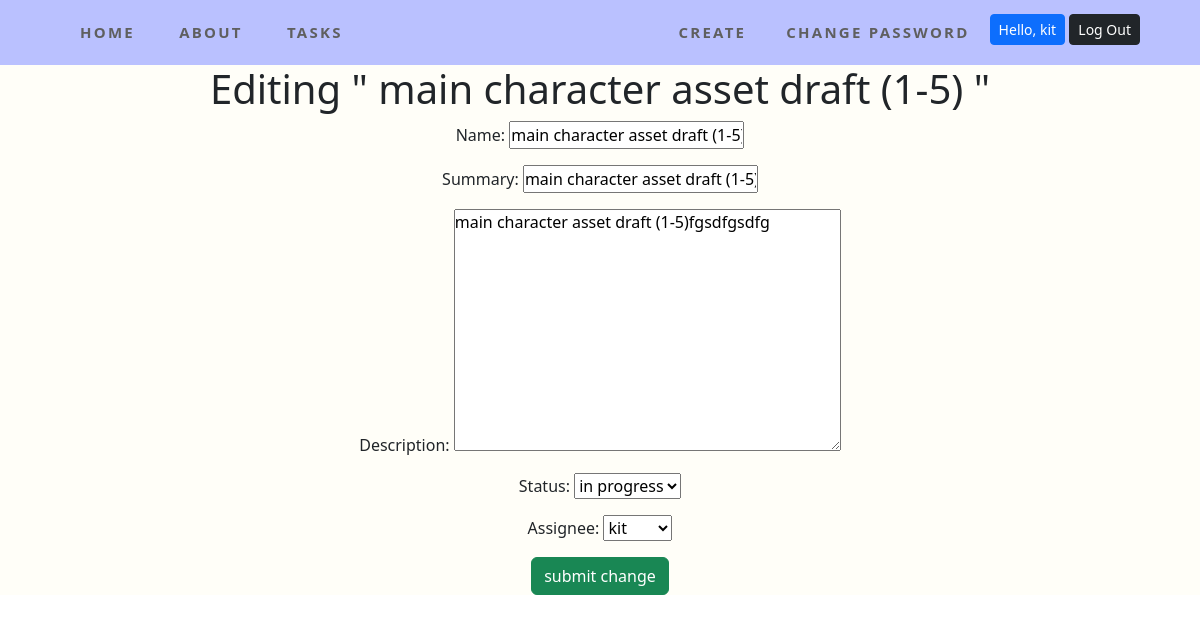
/issues/2/edit/ (signed in), run on the app's committed database.
### accounts/models.py (models this page shows)
class CustomUser(AbstractUser):
    role = models.ForeignKey(
        Role,
        on_delete=models.CASCADE,
        blank=True,
        null=True
    )
    team = models.ForeignKey(
        Team,
        on_delete=models.CASCADE,
        blank=True,
        null=True
    )

### issues/models.py (models this page shows, shortened)
class Issue(models.Model):
    name = models.CharField(max_length=64)
    summary = models.CharField(max_length=128)
    description = models.TextField()
    reporter = models.ForeignKey(
        get_user_model(),
        on_delete=models.CASCADE,
        blank=True,
        null=True,
    )
    assignee=models.ForeignKey(
        get_user_model(),
        on_delete=models.CASCADE,
        related_name="assignee",
        blank=True,
        null=True
    )
    created_on = models.DateTimeField(auto_now_add=True)
    status = models.ForeignKey(
        Status,
        on_delete=models.CASCADE,
    )

class Status(models.Model):
    name=models.CharField(max_length=128)
    description=models.CharField(max_length=256)
    def __str__(self):
        return self.name
    class Meta:
        verbose_name_plural = "Status"

### issues/views.py (the view)
# urls.py: path("<int:pk>/edit/",views.IssueUpdateView.as_view(), name="edit"),
class IssueUpdateView(LoginRequiredMixin, UserPassesTestMixin, UpdateView):
    template_name="issues/edit.html"
    model=Issue
    fields=["name","summary","description", "status", "assignee"]
    def test_func(self):
        issue=self.get_object()
        return issue.reporter==self.request.user

### templates/issues/edit.html (shortened to what this page needs)
{%extends 'base.html'%}
{%block content%}
<div class="login-form">
        <h1 class="text-center">Editing " {{issue.name}} "</h1>
        <form class="login-form" method="POST">
            {{form.as_p}}
            <input class="btn btn-success d-block mx-auto" type="submit" value="submit change">
        </form>
</div>
{%endblock content%}

### templates/base.html (shortened to what this page needs)
{%load static%}
<!DOCTYPE html>
<html lang="en">
<head>
    <link href="https://cdn.jsdelivr.net/npm/bootstrap@5.3.3/dist/css/bootstrap.min.css" rel="stylesheet">
    <link rel="stylesheet" href="{% static 'css/base.css' %}">
</head>
<body>
<nav>
  <div class="navbar">
    <div class="nav-container">
      <div>
        <a class="topnav" href="{% url 'home'%}">Home</a>
        <a class="topnav" href="{% url 'about'%}">About</a>
        <a class="topnav" href="{% url 'list'%}">Tasks</a>
      </div>
      <div class="nav-right">
      {%if user.is_authenticated %}
        <a class="topnav" href="{% url 'new'%}">Create</a>
        <a class="topnav" href="{% url 'password_change'%}">Change Password </a>
        <form class="pt-2" method="POST" action="{%url 'logout'%}">
          <label class="btn btn-primary btn-sm" >Hello, {{user.username}}</label>
          <input type="submit"  class="btn btn-dark btn-sm" value="Log Out">
        </form>
      {%else%}
        <a class="topnav"  href="{% url 'signup' %}">Sign up</a>
        <a class="topnav"  href="{% url 'login' %}">Log In</a>
      {%endif%}
  </div>
  </div>
</nav>
<div class="content-body">
  {%block content%}
  {%endblock content%}
</div>
</body>
</html>

### static/css/base.css (style rules this page uses)
* { margin: 0; padding: 0; }
.topnav { font-size: 15px !important; }
.navbar { background-color: #bac1ff; padding: 0.4rem 0; position: sticky; top: 0; z-index: 999; }
.nav-container { width: 90%; max-width: 1200px; margin: 0 auto; display: flex; align-items: center; justify-content: space-between; }
.nav-right { display: flex; }
a { color: #5f5f5f; text-transform: uppercase; text-decoration: none; letter-spacing: 0.15em; display: inline-block; padding: 15px 20px; position: relative; font-weight: bold; }
.content-body { width: 100%; background-color: rgb(255, 254, 248); }
.login-form { text-align: center; }

### data on the page
CustomUser: username "kit"
Issue: name "main character asset draft (1-5)", summary "main character asset draft (1-5)", description "main character asset draft (1-5)fgsdfgsdfg", status "in progress", assignee "kit"
